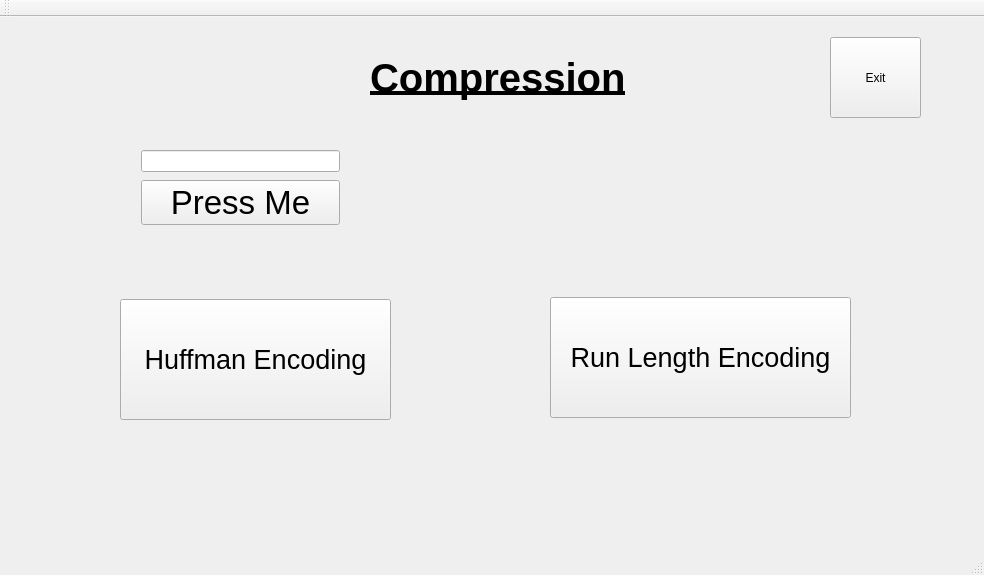
<?xml version="1.0" encoding="UTF-8"?>
<ui version="4.0">
 <class>MainWindow</class>
 <widget class="QMainWindow" name="MainWindow">
  <property name="geometry">
   <rect>
    <x>0</x>
    <y>0</y>
    <width>984</width>
    <height>575</height>
   </rect>
  </property>
  <property name="windowTitle">
   <string>MainWindow</string>
  </property>
  <widget class="QWidget" name="centralWidget">
   <widget class="QLabel" name="label">
    <property name="geometry">
     <rect>
      <x>370</x>
      <y>10</y>
      <width>271</width>
      <height>101</height>
     </rect>
    </property>
    <property name="font">
     <font>
      <pointsize>30</pointsize>
      <weight>75</weight>
      <bold>true</bold>
      <underline>true</underline>
     </font>
    </property>
    <property name="text">
     <string>Compression</string>
    </property>
   </widget>
   <widget class="QPushButton" name="pushButton">
    <property name="geometry">
     <rect>
      <x>120</x>
      <y>282</y>
      <width>271</width>
      <height>121</height>
     </rect>
    </property>
    <property name="font">
     <font>
      <pointsize>20</pointsize>
     </font>
    </property>
    <property name="text">
     <string>Huffman Encoding</string>
    </property>
   </widget>
   <widget class="QPushButton" name="pushButton_2">
    <property name="geometry">
     <rect>
      <x>550</x>
      <y>280</y>
      <width>301</width>
      <height>121</height>
     </rect>
    </property>
    <property name="font">
     <font>
      <pointsize>20</pointsize>
     </font>
    </property>
    <property name="text">
     <string>Run Length Encoding</string>
    </property>
   </widget>
   <widget class="QPushButton" name="pushButton_3">
    <property name="geometry">
     <rect>
      <x>830</x>
      <y>20</y>
      <width>91</width>
      <height>81</height>
     </rect>
    </property>
    <property name="text">
     <string>Exit</string>
    </property>
   </widget>
   <widget class="QWidget" name="">
    <property name="geometry">
     <rect>
      <x>130</x>
      <y>120</y>
      <width>221</width>
      <height>101</height>
     </rect>
    </property>
    <layout class="QVBoxLayout" name="verticalLayout">
     <item>
      <widget class="QLineEdit" name="lineEdit"/>
     </item>
     <item>
      <widget class="QPushButton" name="pushButton_4">
       <property name="font">
        <font>
         <pointsize>25</pointsize>
        </font>
       </property>
       <property name="text">
        <string>Press Me</string>
       </property>
      </widget>
     </item>
    </layout>
   </widget>
  </widget>
  <widget class="QMenuBar" name="menuBar">
   <property name="geometry">
    <rect>
     <x>0</x>
     <y>0</y>
     <width>984</width>
     <height>21</height>
    </rect>
   </property>
  </widget>
  <widget class="QToolBar" name="mainToolBar">
   <attribute name="toolBarArea">
    <enum>TopToolBarArea</enum>
   </attribute>
   <attribute name="toolBarBreak">
    <bool>false</bool>
   </attribute>
  </widget>
  <widget class="QStatusBar" name="statusBar"/>
 </widget>
 <layoutdefault spacing="6" margin="11"/>
 <resources/>
 <connections>
  <connection>
   <sender>pushButton_3</sender>
   <signal>clicked()</signal>
   <receiver>MainWindow</receiver>
   <slot>close()</slot>
   <hints>
    <hint type="sourcelabel">
     <x>881</x>
     <y>104</y>
    </hint>
    <hint type="destinationlabel">
     <x>925</x>
     <y>156</y>
    </hint>
   </hints>
  </connection>
 </connections>
</ui>
